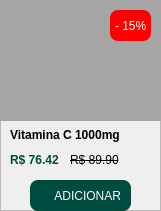
   <widget class="QFrame" name="frame_2">
    <property name="geometry">
     <rect>
      <x>290</x>
      <y>430</y>
      <width>161</width>
      <height>211</height>
     </rect>
    </property>
    <property name="frameShape">
     <enum>QFrame::StyledPanel</enum>
    </property>
    <property name="frameShadow">
     <enum>QFrame::Raised</enum>
    </property>
    <widget class="QLabel" name="label_11">
     <property name="geometry">
      <rect>
       <x>110</x>
       <y>10</y>
       <width>41</width>
       <height>31</height>
      </rect>
     </property>
     <property name="styleSheet">
      <string notr="true">border-radius: 8px;
background-color: rgb(255, 0, 0);
font: 75 8pt &quot;MS Shell Dlg 2&quot;;
color: rgb(255, 255, 255);
padding:2px;</string>
     </property>
     <property name="text">
      <string>- 15%</string>
     </property>
    </widget>
    <widget class="QLabel" name="label_12">
     <property name="geometry">
      <rect>
       <x>10</x>
       <y>120</y>
       <width>131</width>
       <height>31</height>
      </rect>
     </property>
     <property name="text">
      <string>&lt;html&gt;&lt;head/&gt;&lt;body&gt;&lt;p&gt;&lt;span style=&quot; font-weight:600;&quot;&gt;Vitamina C 1000mg&lt;/span&gt;&lt;/p&gt;&lt;/body&gt;&lt;/html&gt;</string>
     </property>
    </widget>
    <widget class="QLabel" name="label_13">
     <property name="geometry">
      <rect>
       <x>10</x>
       <y>150</y>
       <width>101</width>
       <height>21</height>
      </rect>
     </property>
     <property name="styleSheet">
      <string notr="true">font: 75 8pt &quot;MS Shell Dlg 2&quot;;
color:rgb(0, 75, 63)</string>
     </property>
     <property name="text">
      <string>&lt;html&gt;&lt;head/&gt;&lt;body&gt;&lt;p&gt;&lt;span style=&quot; font-weight:600;&quot;&gt;R$ 76.42 &lt;/span&gt;&lt;/p&gt;&lt;/body&gt;&lt;/html&gt;</string>
     </property>
    </widget>
    <widget class="QLabel" name="label_14">
     <property name="geometry">
      <rect>
       <x>70</x>
       <y>150</y>
       <width>55</width>
       <height>21</height>
      </rect>
     </property>
     <property name="styleSheet">
      <string notr="true">font: 6pt &quot;MS Shell Dlg 2&quot;;
text-decoration: line-through;</string>
     </property>
     <property name="text">
      <string>&lt;html&gt;&lt;head/&gt;&lt;body&gt;&lt;p&gt;R$ 89.90&lt;/p&gt;&lt;/body&gt;&lt;/html&gt;</string>
     </property>
    </widget>
    <widget class="QPushButton" name="BotaoAddCesta_2">
     <property name="geometry">
      <rect>
       <x>30</x>
       <y>180</y>
       <width>101</width>
       <height>31</height>
      </rect>
     </property>
     <property name="styleSheet">
      <string notr="true">QPushButton {  
    background-color: rgb(0, 75, 63);
    font: 75 7pt &quot;MS Shell Dlg 2&quot;;
    color: rgb(255, 255, 255); /* Cor do texto */
    border-radius: 8px; /* Bordas arredondadas */
    padding: 10px; /* Padding interno (topo, direita, fundo, esquerda) */
    image: url(:/images/images/001-shopping-basket.png); /* Caminho da imagem */
	image-position:left;   
    text-align: right; /* Centraliza o texto */    
}

QPushButton:hover{
  background-color: #E5E5E5;
    font: 75 7pt &quot;MS Shell Dlg 2&quot;;
    color: rgb(255, 255, 255); /* Cor do texto */
    border-radius: 8px; /* Bordas arredondadas */
    padding: 10px; /* Padding interno (topo, direita, fundo, esquerda) */
    image: url(:/images/images/001-shopping-basket.png); /* Caminho da imagem */
	image-position:left;   
    text-align: right; /* Centraliza o texto */
border: 1px solid #CCCCCC;
box-shadow: 0px 4px 6px rgba(0, 0, 0, 0.1); /* Sombra leve */
}
QPushButton:pressed{
background-color: #E5E5E5;
    font: 75 7pt &quot;MS Shell Dlg 2&quot;;
    color: rgb(255, 255, 255); /* Cor do texto */
    border-radius: 8px; /* Bordas arredondadas */
    padding: 10px; /* Padding interno (topo, direita, fundo, esquerda) */
    image: url(:/images/images/001-shopping-basket.png); /* Caminho da imagem */
	image-position:left;   
    text-align: right; /* Centraliza o texto */
border: 1px solid #CCCCCC;
box-shadow: 0px 4px 6px rgba(0, 0, 0, 0.1); /* Sombra leve */
background-color: #D6D6D6; /* Fundo mais escuro */
    box-shadow: 0px 2px 3px rgba(0, 0, 0, 0.2); /* Menor sombra */
    transform: translateY(2px); /* Deslocamento para baixo */
    border: 1px solid #AAAAAA; /* Borda mais escura */
}


</string>
     </property>
     <property name="text">
      <string>ADICIONAR</string>
     </property>
    </widget>
    <widget class="QLabel" name="label_4">
     <property name="geometry">
      <rect>
       <x>0</x>
       <y>0</y>
       <width>161</width>
       <height>121</height>
      </rect>
     </property>
     <property name="styleSheet">
      <string notr="true">background-color: rgb(165, 165, 165);
border-color: rgb(0, 0, 0);</string>
     </property>
     <property name="text">
      <string/>
     </property>
    </widget>
    <zorder>label_4</zorder>
    <zorder>BotaoAddCesta_2</zorder>
    <zorder>label_11</zorder>
    <zorder>label_12</zorder>
    <zorder>label_13</zorder>
    <zorder>label_14</zorder>
   </widget>
